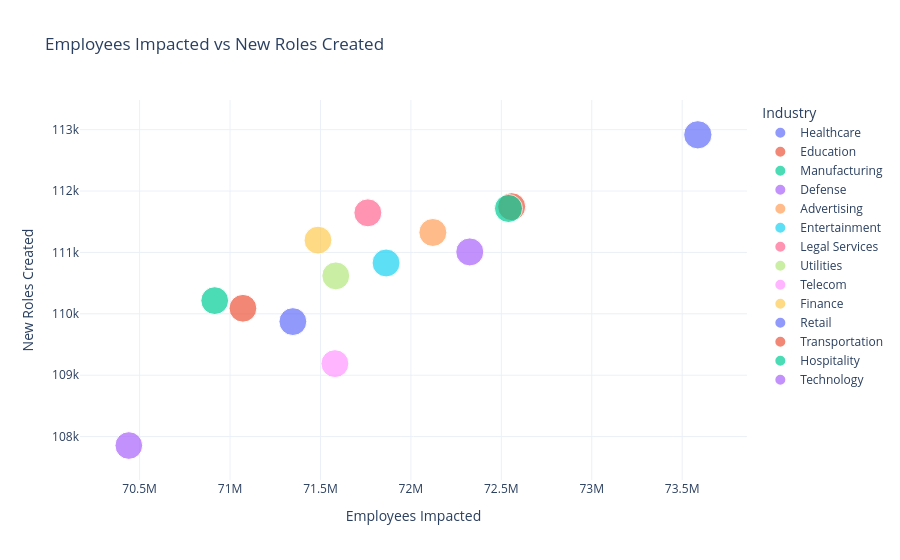

Write notebook code for a chart like this one.
### Code cell
#Employees Impacted vs New Roles Created

fig3 = px.scatter(
    employees_industry.merge(roles_industry, on="Industry"),
    x="Number of Employees Impacted",
    y="New Roles Created",
    size="Number of Employees Impacted",
    color="Industry",
    hover_name="Industry",
    title="Employees Impacted vs New Roles Created"
)

fig3.update_layout(
    template="plotly_white",
    xaxis_title="Employees Impacted",
    yaxis_title="New Roles Created"
)

fig3.show()

### Figure 1 — Plotly figure (JSON) as saved in the notebook; plotly's stock layout.template omitted (floating-point values rounded to 4 significant figures)
{"data": [{"hovertemplate": "<b>%{hovertext}</b><br><br>Industry=Healthcare<br>Number of Employees Impacted=%{marker.size}<br>New Roles Created=%{y}<extra></extra>", "hovertext": ["Healthcare"], "legendgroup": "Healthcare", "marker": {"color": "#636efa", "size": [73586607], "sizemode": "area", "sizeref": 184000.0, "symbol": "circle"}, "mode": "markers", "name": "Healthcare", "orientation": "v", "showlegend": true, "type": "scatter", "x": [73586607], "xaxis": "x", "y": [112916], "yaxis": "y"}, {"hovertemplate": "<b>%{hovertext}</b><br><br>Industry=Education<br>Number of Employees Impacted=%{marker.size}<br>New Roles Created=%{y}<extra></extra>", "hovertext": ["Education"], "legendgroup": "Education", "marker": {"color": "#EF553B", "size": [72557224], "sizemode": "area", "sizeref": 184000.0, "symbol": "circle"}, "mode": "markers", "name": "Education", "orientation": "v", "showlegend": true, "type": "scatter", "x": [72557224], "xaxis": "x", "y": [111745], "yaxis": "y"}, {"hovertemplate": "<b>%{hovertext}</b><br><br>Industry=Manufacturing<br>Number of Employees Impacted=%{marker.size}<br>New Roles Created=%{y}<extra></extra>", "hovertext": ["Manufacturing"], "legendgroup": "Manufacturing", "marker": {"color": "#00cc96", "size": [72539630], "sizemode": "area", "sizeref": 184000.0, "symbol": "circle"}, "mode": "markers", "name": "Manufacturing", "orientation": "v", "showlegend": true, "type": "scatter", "x": [72539630], "xaxis": "x", "y": [111716], "yaxis": "y"}, {"hovertemplate": "<b>%{hovertext}</b><br><br>Industry=Defense<br>Number of Employees Impacted=%{marker.size}<br>New Roles Created=%{y}<extra></extra>", "hovertext": ["Defense"], "legendgroup": "Defense", "marker": {"color": "#ab63fa", "size": [72325573], "sizemode": "area", "sizeref": 184000.0, "symbol": "circle"}, "mode": "markers", "name": "Defense", "orientation": "v", "showlegend": true, "type": "scatter", "x": [72325573], "xaxis": "x", "y": [111008], "yaxis": "y"}, {"hovertemplate": "<b>%{hovertext}</b><br><br>Industry=Advertising<br>Number of Employees Impacted=%{marker.size}<br>New Roles Created=%{y}<extra></extra>", "hovertext": ["Advertising"], "legendgroup": "Advertising", "marker": {"color": "#FFA15A", "size": [72121457], "sizemode": "area", "sizeref": 184000.0, "symbol": "circle"}, "mode": "markers", "name": "Advertising", "orientation": "v", "showlegend": true, "type": "scatter", "x": [72121457], "xaxis": "x", "y": [111325], "yaxis": "y"}, {"hovertemplate": "<b>%{hovertext}</b><br><br>Industry=Entertainment<br>Number of Employees Impacted=%{marker.size}<br>New Roles Created=%{y}<extra></extra>", "hovertext": ["Entertainment"], "legendgroup": "Entertainment", "marker": {"color": "#19d3f3", "size": [71862728], "sizemode": "area", "sizeref": 184000.0, "symbol": "circle"}, "mode": "markers", "name": "Entertainment", "orientation": "v", "showlegend": true, "type": "scatter", "x": [71862728], "xaxis": "x", "y": [110828], "yaxis": "y"}, {"hovertemplate": "<b>%{hovertext}</b><br><br>Industry=Legal Services<br>Number of Employees Impacted=%{marker.size}<br>New Roles Created=%{y}<extra></extra>", "hovertext": ["Legal Services"], "legendgroup": "Legal Services", "marker": {"color": "#FF6692", "size": [71762028], "sizemode": "area", "sizeref": 184000.0, "symbol": "circle"}, "mode": "markers", "name": "Legal Services", "orientation": "v", "showlegend": true, "type": "scatter", "x": [71762028], "xaxis": "x", "y": [111645], "yaxis": "y"}, {"hovertemplate": "<b>%{hovertext}</b><br><br>Industry=Utilities<br>Number of Employees Impacted=%{marker.size}<br>New Roles Created=%{y}<extra></extra>", "hovertext": ["Utilities"], "legendgroup": "Utilities", "marker": {"color": "#B6E880", "size": [71584669], "sizemode": "area", "sizeref": 184000.0, "symbol": "circle"}, "mode": "markers", "name": "Utilities", "orientation": "v", "showlegend": true, "type": "scatter", "x": [71584669], "xaxis": "x", "y": [110618], "yaxis": "y"}, {"hovertemplate": "<b>%{hovertext}</b><br><br>Industry=Telecom<br>Number of Employees Impacted=%{marker.size}<br>New Roles Created=%{y}<extra></extra>", "hovertext": ["Telecom"], "legendgroup": "Telecom", "marker": {"color": "#FF97FF", "size": [71579810], "sizemode": "area", "sizeref": 184000.0, "symbol": "circle"}, "mode": "markers", "name": "Telecom", "orientation": "v", "showlegend": true, "type": "scatter", "x": [71579810], "xaxis": "x", "y": [109188], "yaxis": "y"}, {"hovertemplate": "<b>%{hovertext}</b><br><br>Industry=Finance<br>Number of Employees Impacted=%{marker.size}<br>New Roles Created=%{y}<extra></extra>", "hovertext": ["Finance"], "legendgroup": "Finance", "marker": {"color": "#FECB52", "size": [71486142], "sizemode": "area", "sizeref": 184000.0, "symbol": "circle"}, "mode": "markers", "name": "Finance", "orientation": "v", "showlegend": true, "type": "scatter", "x": [71486142], "xaxis": "x", "y": [111200], "yaxis": "y"}, {"hovertemplate": "<b>%{hovertext}</b><br><br>Industry=Retail<br>Number of Employees Impacted=%{marker.size}<br>New Roles Created=%{y}<extra></extra>", "hovertext": ["Retail"], "legendgroup": "Retail", "marker": {"color": "#636efa", "size": [71347362], "sizemode": "area", "sizeref": 184000.0, "symbol": "circle"}, "mode": "markers", "name": "Retail", "orientation": "v", "showlegend": true, "type": "scatter", "x": [71347362], "xaxis": "x", "y": [109873], "yaxis": "y"}, {"hovertemplate": "<b>%{hovertext}</b><br><br>Industry=Transportation<br>Number of Employees Impacted=%{marker.size}<br>New Roles Created=%{y}<extra></extra>", "hovertext": ["Transportation"], "legendgroup": "Transportation", "marker": {"color": "#EF553B", "size": [71071258], "sizemode": "area", "sizeref": 184000.0, "symbol": "circle"}, "mode": "markers", "name": "Transportation", "orientation": "v", "showlegend": true, "type": "scatter", "x": [71071258], "xaxis": "x", "y": [110090], "yaxis": "y"}, {"hovertemplate": "<b>%{hovertext}</b><br><br>Industry=Hospitality<br>Number of Employees Impacted=%{marker.size}<br>New Roles Created=%{y}<extra></extra>", "hovertext": ["Hospitality"], "legendgroup": "Hospitality", "marker": {"color": "#00cc96", "size": [70915262], "sizemode": "area", "sizeref": 184000.0, "symbol": "circle"}, "mode": "markers", "name": "Hospitality", "orientation": "v", "showlegend": true, "type": "scatter", "x": [70915262], "xaxis": "x", "y": [110215], "yaxis": "y"}, {"hovertemplate": "<b>%{hovertext}</b><br><br>Industry=Technology<br>Number of Employees Impacted=%{marker.size}<br>New Roles Created=%{y}<extra></extra>", "hovertext": ["Technology"], "legendgroup": "Technology", "marker": {"color": "#ab63fa", "size": [70440270], "sizemode": "area", "sizeref": 184000.0, "symbol": "circle"}, "mode": "markers", "name": "Technology", "orientation": "v", "showlegend": true, "type": "scatter", "x": [70440270], "xaxis": "x", "y": [107854], "yaxis": "y"}], "layout": {"legend": {"itemsizing": "constant", "title": {"text": "Industry"}, "tracegroupgap": 0}, "title": {"text": "Employees Impacted vs New Roles Created"}, "xaxis": {"anchor": "y", "domain": [0, 1], "title": {"text": "Employees Impacted"}}, "yaxis": {"anchor": "x", "domain": [0, 1], "title": {"text": "New Roles Created"}}}}
